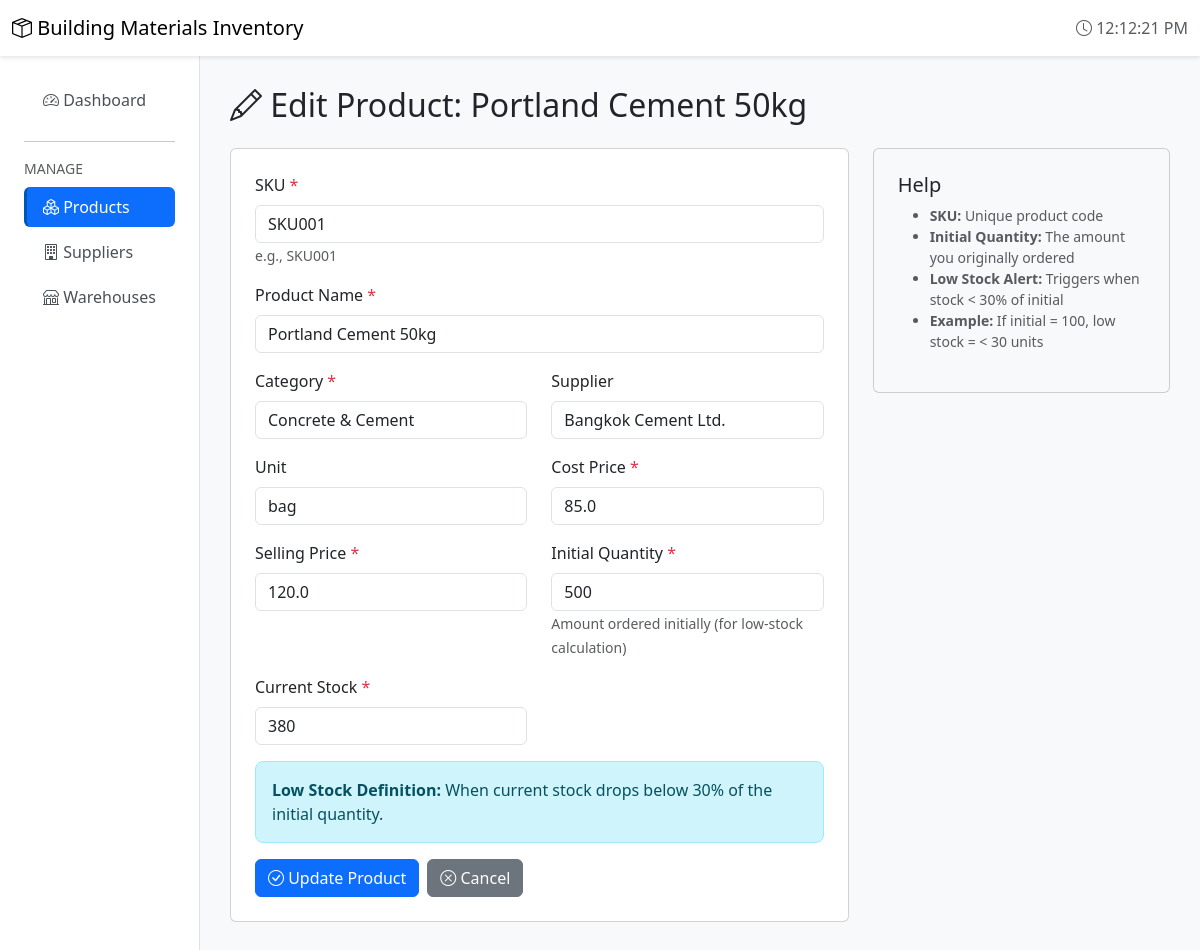
/products/1/edit, run on the app's committed database.
### tables this page shows
CREATE TABLE products (
        product_id INTEGER PRIMARY KEY AUTOINCREMENT,
        sku TEXT NOT NULL UNIQUE,
        name TEXT NOT NULL,
        category_id INTEGER NOT NULL,
        unit TEXT,
        cost_price REAL,
        sell_price REAL,
        initial_quantity INTEGER,
        stock INTEGER,
        supplier_id INTEGER,
        FOREIGN KEY (category_id) REFERENCES categories(category_id),
        FOREIGN KEY (supplier_id) REFERENCES suppliers(supplier_id)
    );

CREATE TABLE categories (
        category_id INTEGER PRIMARY KEY AUTOINCREMENT,
        name TEXT NOT NULL UNIQUE,
        description TEXT
    );

CREATE TABLE suppliers (
        supplier_id INTEGER PRIMARY KEY AUTOINCREMENT,
        name TEXT NOT NULL,
        contact_person TEXT,
        phone TEXT,
        email TEXT,
        address TEXT
    );

### app.py (the view, shortened to what this page needs)
@app.route('/products/<int:product_id>/edit', methods=['GET', 'POST'])
def edit_product(product_id):
    conn = get_db()
    cursor = conn.cursor()
    cursor.execute("SELECT * FROM products WHERE product_id=?", (product_id,))
    product = dict_from_row(cursor.fetchone())
    cursor.execute("SELECT * FROM categories ORDER BY name")
    categories = cursor.fetchall()
    cursor.execute("SELECT * FROM suppliers ORDER BY name")
    suppliers = cursor.fetchall()
    conn.close()
    return render_template('products/form.html',
                         categories=categories, suppliers=suppliers, product=product)

### app.py (called while the page is built)
@app.context_processor
def inject_datetime():
    return {'datetime': datetime}

def get_db():
    conn = sqlite3.connect('inventory.db')
    conn.row_factory = sqlite3.Row
    return conn

def dict_from_row(row):
    if row:
        return dict(row)
    return None

### templates/products/form.html (shortened to what this page needs)
{% extends "base.html" %}
{% block content %}
<h2>
    {% if product %}
        <i class="bi bi-pencil"></i> Edit Product: {{ product['name'] }}
    {% else %}
        <i class="bi bi-plus-circle"></i> Add New Product
    {% endif %}
</h2>
<div class="row mt-4">
    <div class="col-md-8">
        <form method="POST" class="card p-4">
            <div class="mb-3">
                <label for="sku" class="form-label">SKU <span class="text-danger">*</span></label>
                <input type="text" class="form-control" id="sku" name="sku" required
                       value="{{ product['sku'] if product else '' }}">
                <small class="text-muted">e.g., SKU001</small>
            </div>
            <div class="mb-3">
                <label for="name" class="form-label">Product Name <span class="text-danger">*</span></label>
                <input type="text" class="form-control" id="name" name="name" required
                       value="{{ product['name'] if product else '' }}">
            </div>
            <div class="row">
                <div class="col-md-6 mb-3">
                    <label for="category_id" class="form-label">Category <span class="text-danger">*</span></label>
                    <select class="form-control" id="category_id" name="category_id" required>
                        {% for cat in categories %}
                            <option value="{{ cat['category_id'] }}"
                                {% if product and product['category_id'] == cat['category_id'] %}selected{% endif %}>
                                {{ cat['name'] }}
                            </option>
                        {% endfor %}
                    </select>
                </div>
                <div class="col-md-6 mb-3">
                    <label for="supplier_id" class="form-label">Supplier</label>
                    <select class="form-control" id="supplier_id" name="supplier_id">
                        {% for sup in suppliers %}
                            <option value="{{ sup['supplier_id'] }}"
                                {% if product and product['supplier_id'] == sup['supplier_id'] %}selected{% endif %}>
                                {{ sup['name'] }}
                            </option>
                        {% endfor %}
                    </select>
                </div>
            </div>
            <div class="row">
                <div class="col-md-6 mb-3">
                    <label for="unit" class="form-label">Unit</label>
                    <input type="text" class="form-control" id="unit" name="unit"
                           placeholder="e.g., pcs, kg, m, box"
                           value="{{ product['unit'] if product else '' }}">
                </div>
                <div class="col-md-6 mb-3">
                    <label for="cost_price" class="form-label">Cost Price <span class="text-danger">*</span></label>
                    <input type="number" class="form-control" id="cost_price" name="cost_price" required
                           step="0.01" value="{{ product['cost_price'] if product else '' }}">
                </div>
            </div>
            <div class="row">
                <div class="col-md-6 mb-3">
                    <label for="sell_price" class="form-label">Selling Price <span class="text-danger">*</span></label>
                    <input type="number" class="form-control" id="sell_price" name="sell_price" required
                           step="0.01" value="{{ product['sell_price'] if product else '' }}">
                </div>
                <div class="col-md-6 mb-3">
                    <label for="initial_quantity" class="form-label">Initial Quantity <span class="text-danger">*</span></label>
                    <input type="number" class="form-control" id="initial_quantity" name="initial_quantity" required
                           value="{{ product['initial_quantity'] if product else '' }}">
                    <small class="text-muted">Amount ordered initially (for low-stock calculation)</small>
                </div>
            </div>
            <div class="row">
                <div class="col-md-6 mb-3">
                    <label for="stock" class="form-label">Current Stock <span class="text-danger">*</span></label>
                    <input type="number" class="form-control" id="stock" name="stock" required
                           value="{{ product['stock'] if product else '' }}">
                </div>
            </div>
            <div class="alert alert-info" role="alert">
                <strong>Low Stock Definition:</strong> When current stock drops below 30% of the initial quantity.
            </div>
            <div class="d-flex gap-2">
                <button type="submit" class="btn btn-primary">
                    <i class="bi bi-check-circle"></i> {{ 'Update' if product else 'Create' }} Product
                </button>
                <a href="{{ url_for('list_products') }}" class="btn btn-secondary">
                    <i class="bi bi-x-circle"></i> Cancel
                </a>
            </div>
        </form>
    </div>
    <div class="col-md-4">
        <div class="card p-4 bg-light">
            <h5>Help</h5>
            <ul class="text-muted small">
                <li><strong>SKU:</strong> Unique product code</li>
                <li><strong>Initial Quantity:</strong> The amount you originally ordered</li>
                <li><strong>Low Stock Alert:</strong> Triggers when stock < 30% of initial</li>
                <li><strong>Example:</strong> If initial = 100, low stock = < 30 units</li>
            </ul>
        </div>
    </div>
</div>
{% endblock %}

### templates/base.html (style rules this page uses)
body { background-color: #f8f9fa; }
.alert-info { border-radius: 8px; }

### data on the page
products: name "Portland Cement 50kg", sku "SKU001", category_id "Concrete & Cement", supplier_id "Bangkok Cement Ltd.", unit "bag", cost_price "85.0", sell_price "120.0", initial_quantity "500", stock "380"

### other printed values
{{ 'Update' if product else 'Create' }} "Update"
